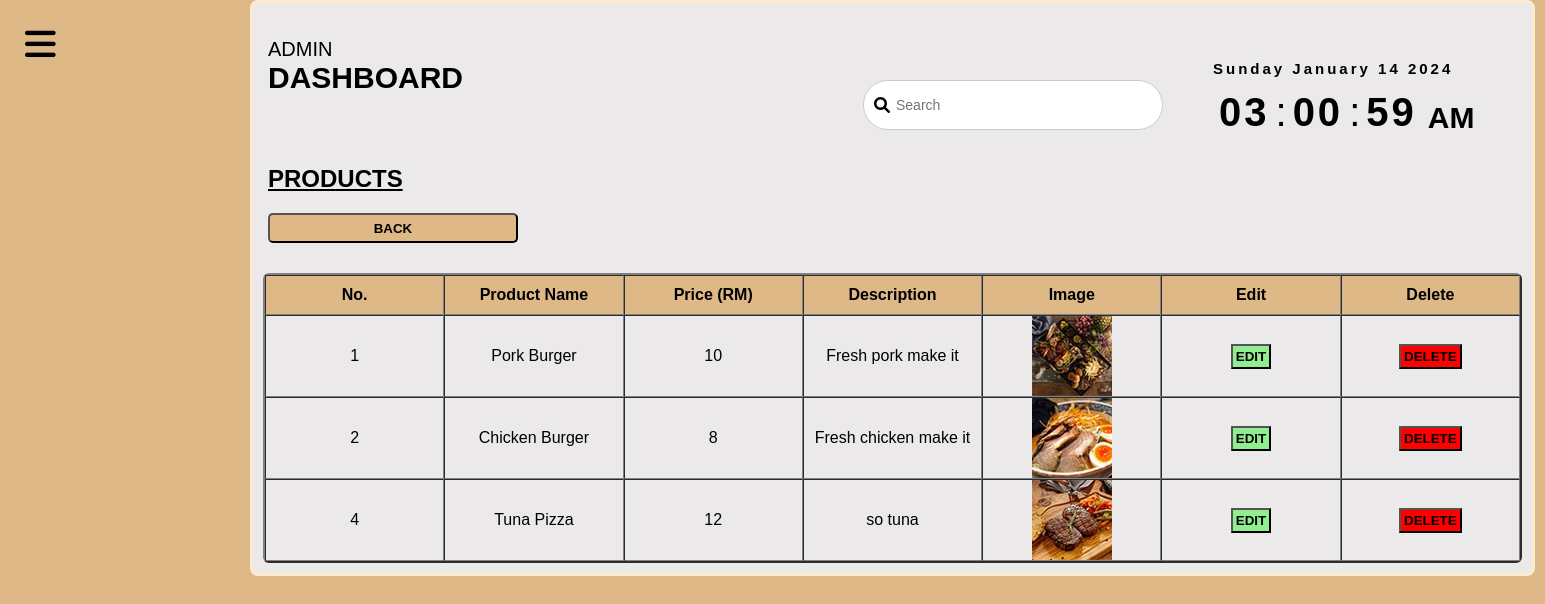
/AdminModule/ProductSuper.php?cat_type=meal (signed in), run on the app's committed database.
### tables this page shows
CREATE TABLE `menu` (
  `food_id` int(11) NOT NULL,
  `food_img` varchar(255) NOT NULL,
  `food_name` varchar(100) NOT NULL,
  `food_price` varchar(30) NOT NULL,
  `food_type` varchar(50) NOT NULL,
  `food_description` varchar(200) NOT NULL,
  `food_delete` int(10) NOT NULL DEFAULT 0
);

### AdminModule/ProductSuper.php (the view, shortened to what this page needs)
<!DOCTYPE html>
<html>
    <head>
        <link rel="stylesheet" href="Admin_Style.css">
        <link rel="stylesheet" href="https://cdnjs.cloudflare.com/ajax/libs/font-awesome/6.0.0/css/all.min.css">
    </head>
    <body>
        <div class="menu-btn">
            <i class="fas fa-bars"></i>
        </div>
        <div class="datetime">
            <div class="main-content">
                <div class="header-title">
                    <span> Admin </span>
                    <h2> Dashboard </h2>
                </div>
            </div>
            <div class="search-box">
                    <i class="fa-solid fa-search"> </i>
                    <input type="text" placeholder="Search">
                </div>
            <div class="date">
                <span id="day"> Day </span>
                <span id="month"> Month </span>
                <span id="daynum"> 00 </span>
                <span id="year"> Year </span>
            </div>
            <div class="time">
                <span id="hour"> 00 </span>:
                <span id="minutes"> 00 </span>:
                <span id="seconds"> 00 </span>
                <span id="period"> AM </span>
            </div>
            <div class="menus">
                <h2 style="margin-left:5px;text-transform:uppercase;text-decoration:underline;margin-top:35px;"> Products </h2>
            </div>
            <div class="backbtn">
            <form action="MenusSuper.php">
                <button type="submit" style="background:burlywood;margin-top:20px;margin-left:5px;width:250px;height:30px;cursor:pointer;font-weight:bold;border-radius:5px;">
                    BACK
                </button>
            </form>
            </div>
            <div class="display-products">
            <?php
            if (isset($_GET['cat_type']))
            {
                $selected_category_id = $_GET['cat_type'];
                $connect = mysqli_connect("localhost", "root", "", "yumyum");
                $result = mysqli_query($connect, "SELECT * FROM menu WHERE food_type = '$selected_category_id' ");
                if ($result && mysqli_num_rows($result) > 0)
                {
                    echo "<table class='productTable' border='2' cellspacing='0'>
                            <tr class='headings'>
                                <th>No.</th>
                                <th>Product Name</th>
                                <th>Price (RM)</th>
                                <th>Description</th>
                                <th>Image</th>
                                <th>Edit</th>
                                <th>Delete</th>
                            </tr>";
                    while ($row = mysqli_fetch_assoc($result))
                    {
                        $productName = $row['food_name'];
                        $productPrice = $row['food_price'];
                        $productDescription = $row['food_description'];
                        $productImage = $row['food_img'];
                        $productId = $row['food_id'];
                        echo "<tr>
                                <td>$productId</td>
                                <td>$productName</td>
                                <td>$productPrice</td>
                                <td>$productDescription</td>
                                <td><img src='product_images/$productImage' alt='Product Image' class='img'> </td>
                                <td>
                                    <form action='EditProduct.php' method='GET'>
                                        <input type='hidden' name='cat_id' value='$selected_category_id'>
                                        <input type='hidden' name='pro_id' value='$productId'>
                                        <button type='submit' name='editbtn' class='edit'>EDIT</button>
                                    </form>
                                </td>
                                <td>
                                    <button class='dlt' onclick='deleteProduct($productId, $selected_category_id)'>DELETE</button>
                                </td>
                            </tr>";
                    }
                        echo "</table>";
                }
                else
                {
                    echo 'No products available for this category.';
                }
}
?>
    </body>
</html>

### AdminModule/Admin_Style.css (style rules this page uses)
* { margin:0; padding:0; box-sizing:border-box; font-family:"Poppins",sans-serif; }
body { min-height:100vh; background-color:burlywood; color:white; background-size:cover; background-position:center; overflow-x: hidden; }
.menu-btn { position:absolute; color:rgb(0,0,0); font-size:35px; cursor:pointer; margin:25px; }
.datetime { color:black; background-color:#ebe9e9; font-family:"Segoe UI",sans-serif; width:1285px; padding:10px 10px; margin-left:250px; border:3px solid blanchedalmond; border-radius:8px; }
.date { font-size:15px; font-weight:600; text-align:center; letter-spacing:3px; margin-left:950px; position:absolute; top:60px; }
.time { font-size:40px; display:flex; justify-content:center; align-items:center; margin-left:950px; position:absolute; top:90px; }
.time span:not(:last-child) { position:relative; margin:0 6px; font-weight:600; text-align:center; letter-spacing:3px; }
.time span:last-child { font-size:30px; font-weight:600; text-transform:uppercase; margin-top:10px; padding:0 5px; border-radius:4px; }
.main-content { position:relative; color:black; }
.header-title { font-size:20px; padding:5px 5px; position: relative; top:20px; }
.header-title span { text-transform: uppercase; }
.header-title h2 { text-transform: uppercase; }
.search-box { display: flex; align-items: center; background-color: #fff; border: 1px solid #ccc; border-radius: 30px; padding: 10px; width: 300px; margin-left:600px; }
.search-box input[type="text"] { border: none; outline: none; width: 100%; padding: 6px; font-size: 14px; }
.edit { background-color:lightgreen; padding:3px; font-weight:bold; cursor:pointer; }
.dlt { background-color:red; padding:3px; font-weight:bold; cursor: pointer; }
.productTable { width: 100%; table-layout: fixed; margin-top:30px; border-radius:6px; }
.productTable th { text-align: center; width:20%; padding:10px; }
.productTable td { text-align:center; word-wrap: break-word; }
.productTable .headings { background-color:burlywood; }
.productTable .img { display: block; margin: auto; max-width: 100px; height: auto; }
.productTable .edit, .productTable .dlt { display: block; margin: 0 auto; padding: 3px; font-weight: bold; cursor: pointer; }
.productTable .edit { background-color:lightgreen; padding:3px; font-weight:bold; cursor:pointer; }
.productTable .dlt { background-color:red; padding:3px; font-weight:bold; cursor: pointer; }

### data on the page
menu: food_id "1", food_name "Pork Burger", food_price "10", food_description "Fresh pork make it", food_img (picture)
menu: food_id "2", food_name "Chicken Burger", food_price "8", food_description "Fresh chicken make it", food_img (picture)
menu: food_id "4", food_name "Tuna Pizza", food_price "12", food_description "so tuna", shows a picture
